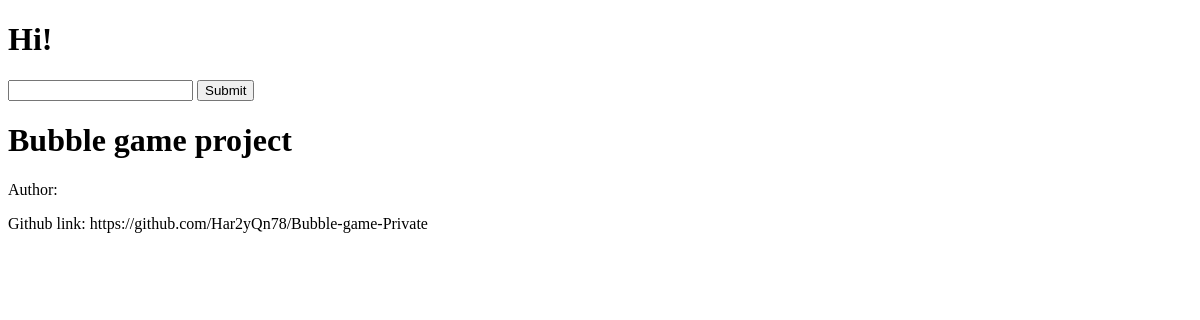
/articles/bubble-game-project/, run on the app's committed database.
### articles/models.py (models this page shows, shortened)
class Article(models.Model):
    user = models.ForeignKey(User, blank=True, null=True, on_delete=models.SET_NULL)
    title = models.CharField(max_length=120)
    slug = models.SlugField(unique=True, null=True, blank=True)
    content = models.TextField()
    timestamp = models.DateTimeField(auto_now_add=True)
    updated = models.DateTimeField(auto_now=True)
    publish = models.DateField(auto_now_add=False, auto_now=False, null=True, blank=True)
    objects = ArticleManager()

### articles/views.py (the view)
# urls.py: path('<slug:slug>/', article_detail_view, name='detail'),
def article_detail_view(request, slug=None):
    article_obj = None
    if id is not None:
        try:
            article_obj = Article.objects.get(slug=slug)
        except Article.DoesNotExist:
            raise Http404
        except Article.MultipleObjectsReturned:
            article_obj = Article.objects.filter(slug=slug).filter()
        except:
            raise Http404
    context = {
        "object": article_obj,
    }
    return render(request, "articles/detail.html", context=context)

### articles/models.py (called while the page is built)
    def get_queryset(self):
        return ArticleQuerySet(self.model, using=self._db)

### templates/articles/detail.html
{% extends "base.html" %}
{% block content %}
<h1>{{ object.title }}</h1>
    <p>Author: {{ object.user.username }} </p>
    <p>{{ object.content }}</p>
{% endblock content %}

### data on the page
Article: title "Bubble game project", content "Github link: https://github.com/Har2yQn78/Bubble-game-Private"
